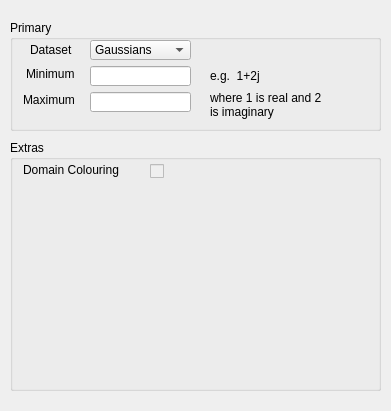
<?xml version="1.0" encoding="UTF-8"?>
<ui version="4.0">
 <class>FormComplex</class>
 <widget class="QWidget" name="FormComplex">
  <property name="geometry">
   <rect>
    <x>0</x>
    <y>0</y>
    <width>391</width>
    <height>411</height>
   </rect>
  </property>
  <property name="windowTitle">
   <string>Form</string>
  </property>
  <widget class="QGroupBox" name="groupBox">
   <property name="geometry">
    <rect>
     <x>10</x>
     <y>20</y>
     <width>371</width>
     <height>111</height>
    </rect>
   </property>
   <property name="title">
    <string>Primary</string>
   </property>
   <widget class="QLabel" name="label">
    <property name="geometry">
     <rect>
      <x>20</x>
      <y>22</y>
      <width>50</width>
      <height>16</height>
     </rect>
    </property>
    <property name="text">
     <string>Dataset</string>
    </property>
   </widget>
   <widget class="QLabel" name="label_2">
    <property name="geometry">
     <rect>
      <x>16</x>
      <y>46</y>
      <width>54</width>
      <height>16</height>
     </rect>
    </property>
    <property name="text">
     <string>Minimum</string>
    </property>
   </widget>
   <widget class="QLabel" name="label_3">
    <property name="geometry">
     <rect>
      <x>13</x>
      <y>72</y>
      <width>57</width>
      <height>16</height>
     </rect>
    </property>
    <property name="text">
     <string>Maximum</string>
    </property>
   </widget>
   <widget class="QComboBox" name="dataset">
    <property name="geometry">
     <rect>
      <x>80</x>
      <y>20</y>
      <width>101</width>
      <height>20</height>
     </rect>
    </property>
    <property name="layoutDirection">
     <enum>Qt::LeftToRight</enum>
    </property>
    <item>
     <property name="text">
      <string>Gaussians</string>
     </property>
    </item>
   </widget>
   <widget class="QLineEdit" name="min_">
    <property name="geometry">
     <rect>
      <x>80</x>
      <y>46</y>
      <width>101</width>
      <height>20</height>
     </rect>
    </property>
   </widget>
   <widget class="QLineEdit" name="max_">
    <property name="geometry">
     <rect>
      <x>80</x>
      <y>72</y>
      <width>101</width>
      <height>20</height>
     </rect>
    </property>
   </widget>
   <widget class="QLabel" name="label_5">
    <property name="geometry">
     <rect>
      <x>200</x>
      <y>48</y>
      <width>71</width>
      <height>16</height>
     </rect>
    </property>
    <property name="text">
     <string>e.g.  1+2j</string>
    </property>
   </widget>
   <widget class="QLabel" name="label_6">
    <property name="geometry">
     <rect>
      <x>200</x>
      <y>70</y>
      <width>161</width>
      <height>16</height>
     </rect>
    </property>
    <property name="text">
     <string>where 1 is real and 2</string>
    </property>
   </widget>
   <widget class="QLabel" name="label_7">
    <property name="geometry">
     <rect>
      <x>200</x>
      <y>84</y>
      <width>161</width>
      <height>16</height>
     </rect>
    </property>
    <property name="text">
     <string>is imaginary</string>
    </property>
   </widget>
  </widget>
  <widget class="QGroupBox" name="groupBox_2">
   <property name="geometry">
    <rect>
     <x>10</x>
     <y>140</y>
     <width>371</width>
     <height>251</height>
    </rect>
   </property>
   <property name="title">
    <string>Extras</string>
   </property>
   <widget class="QLabel" name="label_4">
    <property name="geometry">
     <rect>
      <x>13</x>
      <y>22</y>
      <width>111</width>
      <height>16</height>
     </rect>
    </property>
    <property name="text">
     <string>Domain Colouring</string>
    </property>
   </widget>
   <widget class="QCheckBox" name="domain_col">
    <property name="enabled">
     <bool>false</bool>
    </property>
    <property name="geometry">
     <rect>
      <x>140</x>
      <y>22</y>
      <width>85</width>
      <height>19</height>
     </rect>
    </property>
    <property name="text">
     <string/>
    </property>
   </widget>
  </widget>
 </widget>
 <resources/>
 <connections/>
 <slots>
  <slot>primeg()</slot>
 </slots>
</ui>
